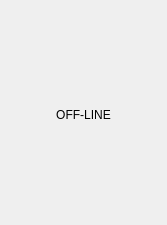
<?xml version="1.0" encoding="UTF-8"?>
<ui version="4.0">
 <class>ChargeTerm</class>
 <widget class="QWidget" name="ChargeTerm">
  <property name="geometry">
   <rect>
    <x>0</x>
    <y>0</y>
    <width>167</width>
    <height>225</height>
   </rect>
  </property>
  <property name="windowTitle">
   <string>Form</string>
  </property>
  <layout class="QHBoxLayout" name="horizontalLayout_2">
   <property name="sizeConstraint">
    <enum>QLayout::SetMinAndMaxSize</enum>
   </property>
   <item>
    <widget class="QWidget" name="widgetChargeTerminal" native="true">
     <property name="styleSheet">
      <string notr="true">border-image: url(:/charge.png);</string>
     </property>
     <layout class="QHBoxLayout" name="horizontalLayout">
      <property name="sizeConstraint">
       <enum>QLayout::SetMinAndMaxSize</enum>
      </property>
      <property name="topMargin">
       <number>19</number>
      </property>
      <item>
       <layout class="QVBoxLayout" name="layoutStatus" stretch="5,4,5,16,1,1,1,1">
        <property name="spacing">
         <number>2</number>
        </property>
        <property name="sizeConstraint">
         <enum>QLayout::SetMinAndMaxSize</enum>
        </property>
        <item>
         <spacer name="verticalSpacer_4">
          <property name="orientation">
           <enum>Qt::Vertical</enum>
          </property>
          <property name="sizeHint" stdset="0">
           <size>
            <width>44</width>
            <height>13</height>
           </size>
          </property>
         </spacer>
        </item>
        <item>
         <widget class="QLabel" name="labelSOC">
          <property name="font">
           <font>
            <pointsize>17</pointsize>
           </font>
          </property>
          <property name="styleSheet">
           <string notr="true">border-image:  \*url();
color: rgb(0, 0, 0);</string>
          </property>
          <property name="text">
           <string/>
          </property>
          <property name="alignment">
           <set>Qt::AlignCenter</set>
          </property>
         </widget>
        </item>
        <item>
         <spacer name="verticalSpacer_3">
          <property name="orientation">
           <enum>Qt::Vertical</enum>
          </property>
          <property name="sizeHint" stdset="0">
           <size>
            <width>44</width>
            <height>13</height>
           </size>
          </property>
         </spacer>
        </item>
        <item>
         <widget class="QStackedWidget" name="stackedWidgetStatepicture">
          <property name="styleSheet">
           <string notr="true">border-image: \*url();</string>
          </property>
          <property name="currentIndex">
           <number>11</number>
          </property>
          <widget class="QWidget" name="pageSleep">
           <layout class="QVBoxLayout" name="verticalLayout_2" stretch="0">
            <property name="sizeConstraint">
             <enum>QLayout::SetMinAndMaxSize</enum>
            </property>
            <item>
             <widget class="QLabel" name="labelSleep">
              <property name="styleSheet">
               <string notr="true">image: url(:/sleep.png);
border-image:  \*url();</string>
              </property>
              <property name="text">
               <string/>
              </property>
             </widget>
            </item>
           </layout>
          </widget>
          <widget class="QWidget" name="pageLinkok">
           <layout class="QVBoxLayout" name="verticalLayout_3">
            <property name="sizeConstraint">
             <enum>QLayout::SetMinAndMaxSize</enum>
            </property>
            <item>
             <widget class="QLabel" name="labelLinkok">
              <property name="styleSheet">
               <string notr="true">image: url(:/linkok.png);
border-image:  \*url();</string>
              </property>
              <property name="text">
               <string/>
              </property>
             </widget>
            </item>
           </layout>
          </widget>
          <widget class="QWidget" name="pageFault">
           <layout class="QVBoxLayout" name="verticalLayout_4">
            <property name="sizeConstraint">
             <enum>QLayout::SetMinAndMaxSize</enum>
            </property>
            <item>
             <widget class="QLabel" name="labelFault">
              <property name="styleSheet">
               <string notr="true">image: url(:/falut.png);
border-image:  \*url();</string>
              </property>
              <property name="text">
               <string/>
              </property>
             </widget>
            </item>
           </layout>
          </widget>
          <widget class="QWidget" name="pageCharging1">
           <layout class="QVBoxLayout" name="verticalLayout">
            <property name="sizeConstraint">
             <enum>QLayout::SetMinAndMaxSize</enum>
            </property>
            <item>
             <widget class="QLabel" name="labelCharging1">
              <property name="styleSheet">
               <string notr="true">image: url(:/charging1.png);
border-image:  \*url();</string>
              </property>
              <property name="text">
               <string/>
              </property>
             </widget>
            </item>
           </layout>
          </widget>
          <widget class="QWidget" name="pageCharging2">
           <layout class="QVBoxLayout" name="verticalLayout_5">
            <property name="sizeConstraint">
             <enum>QLayout::SetMinAndMaxSize</enum>
            </property>
            <item>
             <widget class="QLabel" name="labelCharging2">
              <property name="styleSheet">
               <string notr="true">image: url(:/charging2.png);
border-image:  \*url();</string>
              </property>
              <property name="text">
               <string/>
              </property>
             </widget>
            </item>
           </layout>
          </widget>
          <widget class="QWidget" name="pageCharging3">
           <layout class="QVBoxLayout" name="verticalLayout_6">
            <property name="sizeConstraint">
             <enum>QLayout::SetMinAndMaxSize</enum>
            </property>
            <item>
             <widget class="QLabel" name="labelCharging3">
              <property name="styleSheet">
               <string notr="true">image: url(:/charging3.png);
border-image:  \*url();</string>
              </property>
              <property name="text">
               <string/>
              </property>
             </widget>
            </item>
           </layout>
          </widget>
          <widget class="QWidget" name="pageCharging4">
           <layout class="QVBoxLayout" name="verticalLayout_7">
            <property name="sizeConstraint">
             <enum>QLayout::SetMinAndMaxSize</enum>
            </property>
            <item>
             <widget class="QLabel" name="labelCharging4">
              <property name="styleSheet">
               <string notr="true">image: url(:/charging4.png);
border-image:  \*url();</string>
              </property>
              <property name="text">
               <string/>
              </property>
             </widget>
            </item>
           </layout>
          </widget>
          <widget class="QWidget" name="pageCharging5">
           <layout class="QVBoxLayout" name="verticalLayout_8">
            <property name="sizeConstraint">
             <enum>QLayout::SetMinAndMaxSize</enum>
            </property>
            <item>
             <widget class="QLabel" name="labelCharging5">
              <property name="styleSheet">
               <string notr="true">image: url(:/charging5.png);
border-image:  \*url();</string>
              </property>
              <property name="text">
               <string/>
              </property>
             </widget>
            </item>
           </layout>
          </widget>
          <widget class="QWidget" name="pageBar">
           <layout class="QHBoxLayout" name="horizontalLayout_3">
            <item>
             <widget class="QProgressBar" name="progressBar">
              <property name="sizePolicy">
               <sizepolicy hsizetype="Preferred" vsizetype="Preferred">
                <horstretch>0</horstretch>
                <verstretch>0</verstretch>
               </sizepolicy>
              </property>
              <property name="maximumSize">
               <size>
                <width>31</width>
                <height>50</height>
               </size>
              </property>
              <property name="layoutDirection">
               <enum>Qt::LeftToRight</enum>
              </property>
              <property name="autoFillBackground">
               <bool>false</bool>
              </property>
              <property name="value">
               <number>24</number>
              </property>
              <property name="alignment">
               <set>Qt::AlignCenter</set>
              </property>
              <property name="orientation">
               <enum>Qt::Vertical</enum>
              </property>
             </widget>
            </item>
           </layout>
          </widget>
          <widget class="QWidget" name="pageFinish">
           <layout class="QVBoxLayout" name="verticalLayout_10">
            <item>
             <widget class="QLabel" name="labelFinesh">
              <property name="styleSheet">
               <string notr="true">image: url(:/finish.png);
border-image:  \*url();</string>
              </property>
              <property name="text">
               <string/>
              </property>
             </widget>
            </item>
           </layout>
          </widget>
          <widget class="QWidget" name="pageLineup">
           <layout class="QVBoxLayout" name="verticalLayout_11">
            <item>
             <widget class="QLabel" name="labelLineup">
              <property name="styleSheet">
               <string notr="true">image: url(:/lineup.png);
border-image:  \*url();</string>
              </property>
              <property name="text">
               <string/>
              </property>
             </widget>
            </item>
           </layout>
          </widget>
          <widget class="QWidget" name="pageOffline">
           <layout class="QVBoxLayout" name="verticalLayout_12">
            <item>
             <widget class="QLabel" name="labelOffline">
              <property name="text">
               <string>OFF-LINE</string>
              </property>
              <property name="alignment">
               <set>Qt::AlignCenter</set>
              </property>
             </widget>
            </item>
           </layout>
          </widget>
         </widget>
        </item>
        <item>
         <spacer name="verticalSpacer">
          <property name="orientation">
           <enum>Qt::Vertical</enum>
          </property>
          <property name="sizeHint" stdset="0">
           <size>
            <width>44</width>
            <height>13</height>
           </size>
          </property>
         </spacer>
        </item>
        <item>
         <widget class="QLabel" name="labelState">
          <property name="font">
           <font>
            <pointsize>13</pointsize>
           </font>
          </property>
          <property name="styleSheet">
           <string notr="true">border-image:  \*url();
color: rgb(255, 255, 255);</string>
          </property>
          <property name="text">
           <string/>
          </property>
          <property name="alignment">
           <set>Qt::AlignCenter</set>
          </property>
         </widget>
        </item>
        <item>
         <spacer name="verticalSpacer_2">
          <property name="orientation">
           <enum>Qt::Vertical</enum>
          </property>
          <property name="sizeHint" stdset="0">
           <size>
            <width>44</width>
            <height>13</height>
           </size>
          </property>
         </spacer>
        </item>
        <item>
         <widget class="QLabel" name="labelCANID">
          <property name="font">
           <font>
            <family>Sans Serif</family>
            <pointsize>15</pointsize>
            <weight>50</weight>
            <italic>false</italic>
            <bold>false</bold>
           </font>
          </property>
          <property name="styleSheet">
           <string notr="true">border-image:  \*url();
</string>
          </property>
          <property name="text">
           <string/>
          </property>
          <property name="alignment">
           <set>Qt::AlignCenter</set>
          </property>
         </widget>
        </item>
       </layout>
      </item>
     </layout>
    </widget>
   </item>
  </layout>
 </widget>
 <resources/>
 <connections/>
</ui>
